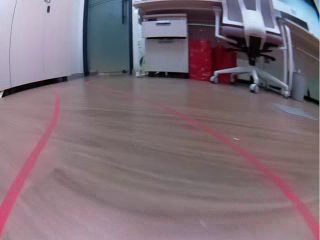
#> input picture frame 19 of OpenCV강좌코드/car_video.avi, 320 x 240 px
$ python 801_flip_image.py
#> lines starting #> are read from the running program, lines starting #| are printed output that depends on the picture
import cv2


cap = cv2.VideoCapture('car_video.avi')
while (cap.isOpened()):
  ret,img = cap.read()
#> img is the input picture: shape (240, 320, 3); mean B, G, R 120.3, 110.9, 126.9
  cv2.imshow('my win',img)
  img_flip = cv2.flip(img, 1)
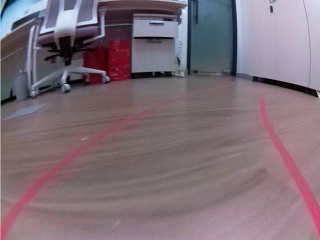
#> img_flip: shape (240, 320, 3); mean B, G, R 120.3, 110.9, 126.9
  cv2.imshow('flip',img_flip)
  if cv2.waitKey(1) & 0xFF == ord('q'):
#> (key q is pressed here)
    break
cap.release()
cv2.destroyAllWindows()

$ run again, starting later in the video
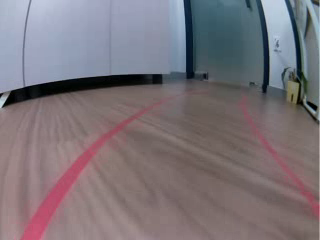
#> input picture frame 85 of OpenCV강좌코드/car_video.avi, 320 x 240 px
#> img is the input picture: shape (240, 320, 3); mean B, G, R 121.2, 115.2, 123.4
#> `img_flip = cv2.flip(img, 1)`:
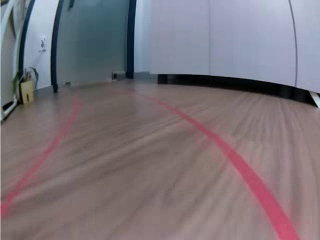
#> img_flip: shape (240, 320, 3); mean B, G, R 121.2, 115.2, 123.4

$ run again, starting later in the video
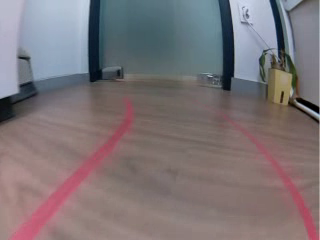
#> input picture frame 152 of OpenCV강좌코드/car_video.avi, 320 x 240 px
#> img is the input picture: shape (240, 320, 3); mean B, G, R 118.8, 115.6, 124.8
#> `img_flip = cv2.flip(img, 1)`:
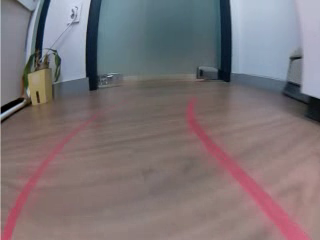
#> img_flip: shape (240, 320, 3); mean B, G, R 118.8, 115.6, 124.8
